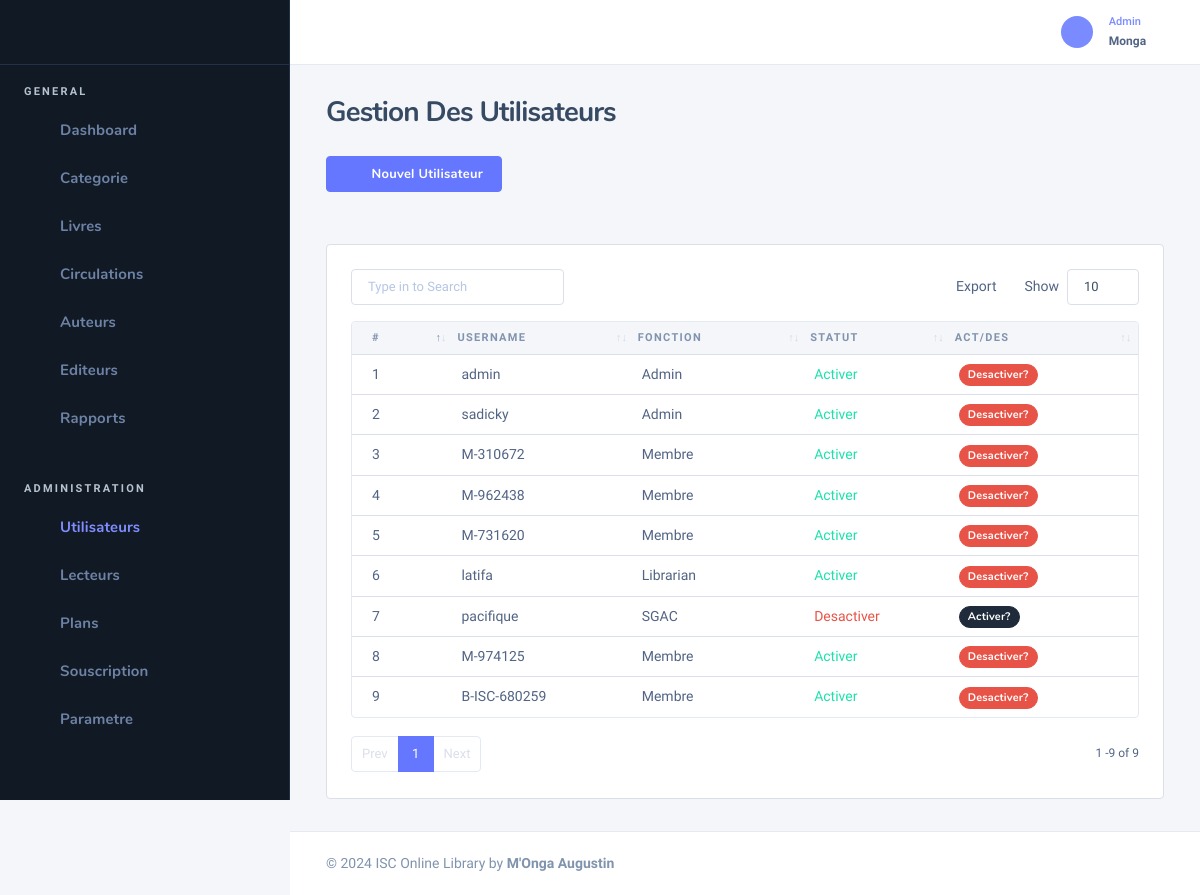
The app's page /users (signed in), older data.
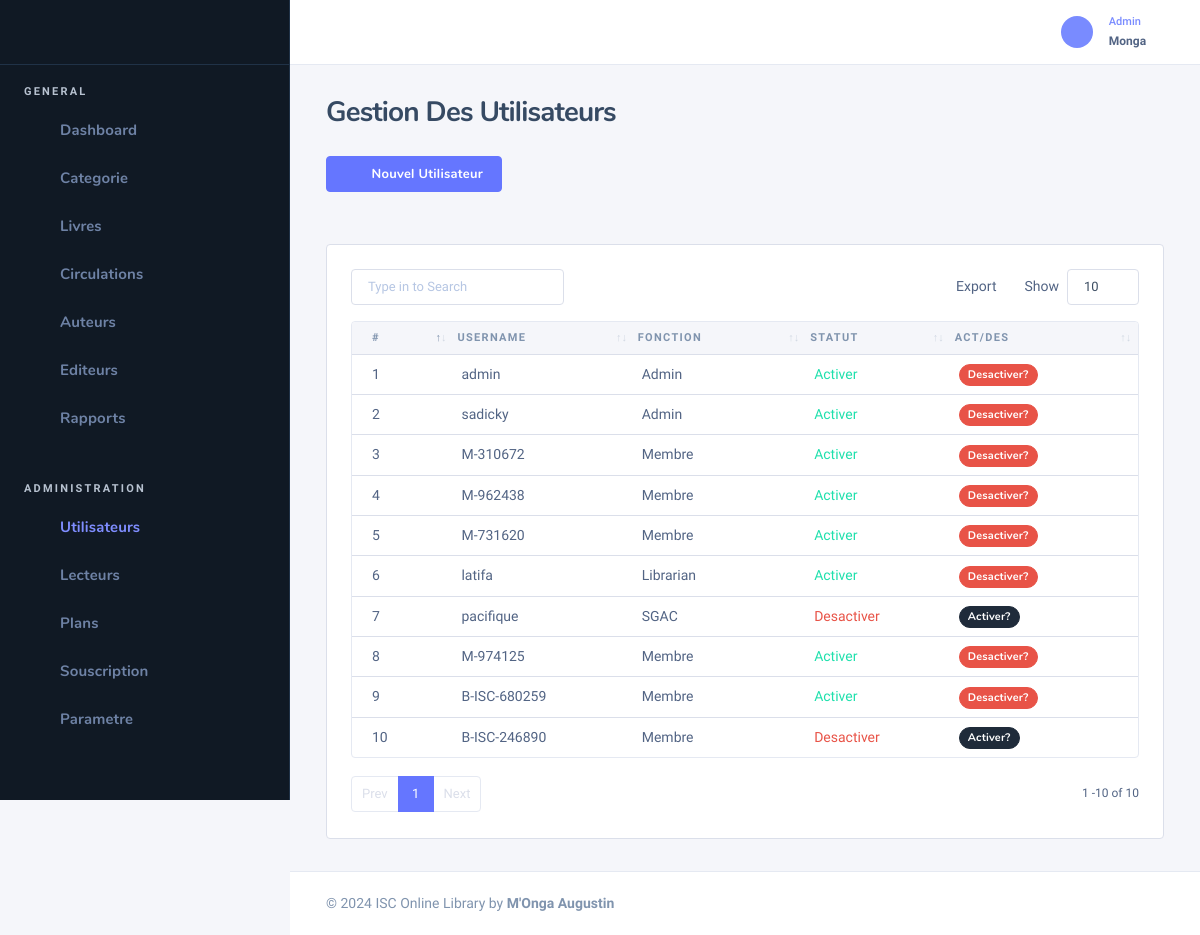
The same page, newer data.
### tables this page shows
CREATE TABLE `tbl_users` (
  `id_user` int(11) NOT NULL,
  `username` varchar(50) DEFAULT NULL,
  `role` enum('Admin','Librarian','SGAC','Membre') NOT NULL,
  `password` varchar(100) DEFAULT NULL,
  `noms` varchar(100) NOT NULL,
  `email` varchar(50) NOT NULL,
  `tel` varchar(50) NOT NULL,
  `statut` enum('0','1') NOT NULL
);

### Models/Admin/user.class.php (called while the page is built, shortened)
<?php
class User
{
    public function getUsers()
    {
        $db = getConnection();
        $statement = $db->prepare("SELECT * FROM tbl_users ");
        $statement->execute();
        $tbP = array();
        while ($data =  $statement->fetchObject()) {
            $tbP[] = $data;
        }
        return $tbP;
    }
}

### Vues/Admin/users.php (the view, shortened to what this page needs)
<div class="nk-content-body">
    <div class="nk-block-head nk-block-head-sm">
        <div class="nk-block-between">
            <div class="nk-block-head-content">
                <a href="#" class="btn btn-primary" data-bs-toggle="modal" data-bs-target="#add-user"><em class="icon ni ni-plus"></em><span>Nouvel Utilisateur</span></a>
            </div>
        </div>
    </div>
    <div class="nk-block nk-block-lg">
        <div class="card card-bordered card-preview">
            <div class="card-inner">
                <table class="datatable-init-export nowrap table" data-export-title="Export">
                    <thead>
                        <tr class="tb-tnx-head">
                            <th>#</th>
                            <th>username</th>
                            <th>Fonction</th>
                            <th>Statut</th>
                            <th>Act/Des</th>
                        </tr>
                    </thead>
                    <tbody>
                        <?php $cnt = 1;
                        foreach ($users as $user) : ?>
                            <tr>
                                <td><?= $cnt ?></td>
                                <td><?= $user->username ?></td>
                                <td><?= $user->role ?></td>
                                <?php
                                if ($user->statut == 0) {
                                    echo "<td> <span class='text-danger'> Desactiver</span></td>";
                                } else {
                                    echo "<td> <span class='text-success'> Activer</span></td>";
                                }
                                if ($user->statut == 0) {
                                    echo "<td><button type='button'  id='" . $user->id_user . "' name='activer' class='btn btn-xs btn-round btn-dark activerU'><span class='glyphicon glyphicon-ok' ></span> Activer?</button></td>";
                                } else {
                                    echo "<td>	<button type='button'  id='" . $user->id_user . "' name='desactiver' class='btn btn-round btn-xs btn-danger desactiverU'><span class='glyphicon glyphicon-remove' ></span> Desactiver?</button>
                                                            </td>";
                                } ?>
                            </tr>
                        <?php $cnt++;
                        endforeach ?>
                    </tbody>
                </table>
            </div>
        </div>
    </div>
</div>

Row changes from the older to the newer data that the page shows:
added tbl_users: username "B-ISC-246890", role "Membre", statut "Desactiver"
Text that changed along with them:
text written by a page script: "Export Show Prev 1 Next 1 -9 of 9" → "Export Show Prev 1 Next 1 -10 of 10"
